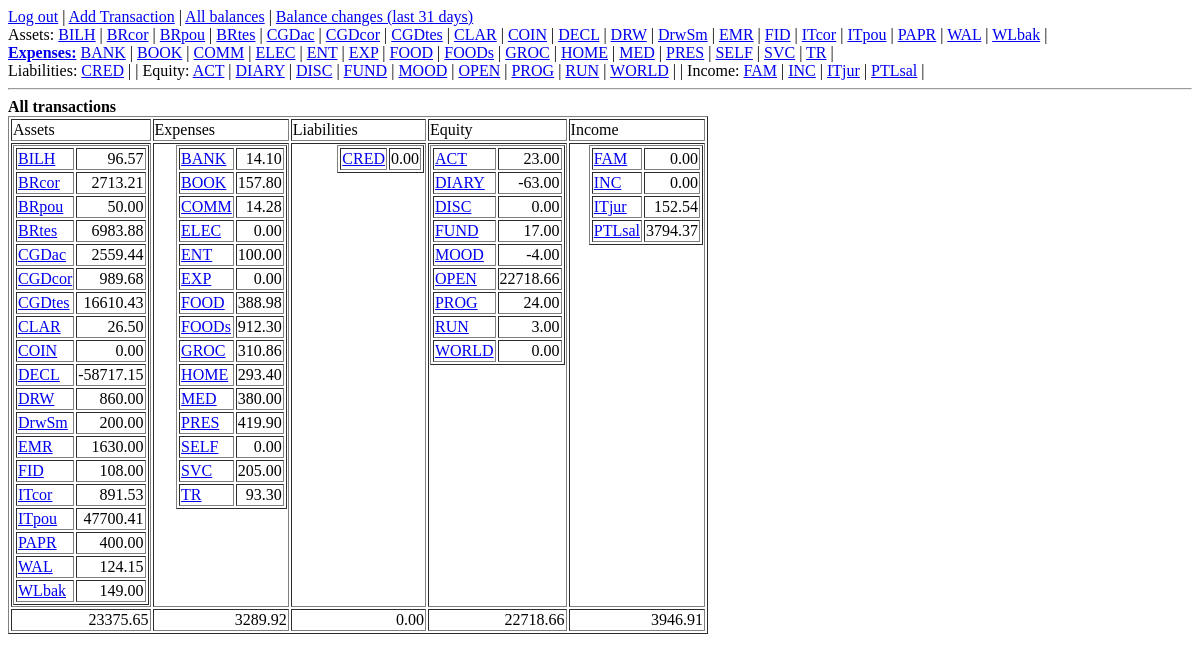
Page /alesheets/ (signed in) on the earlier database version.
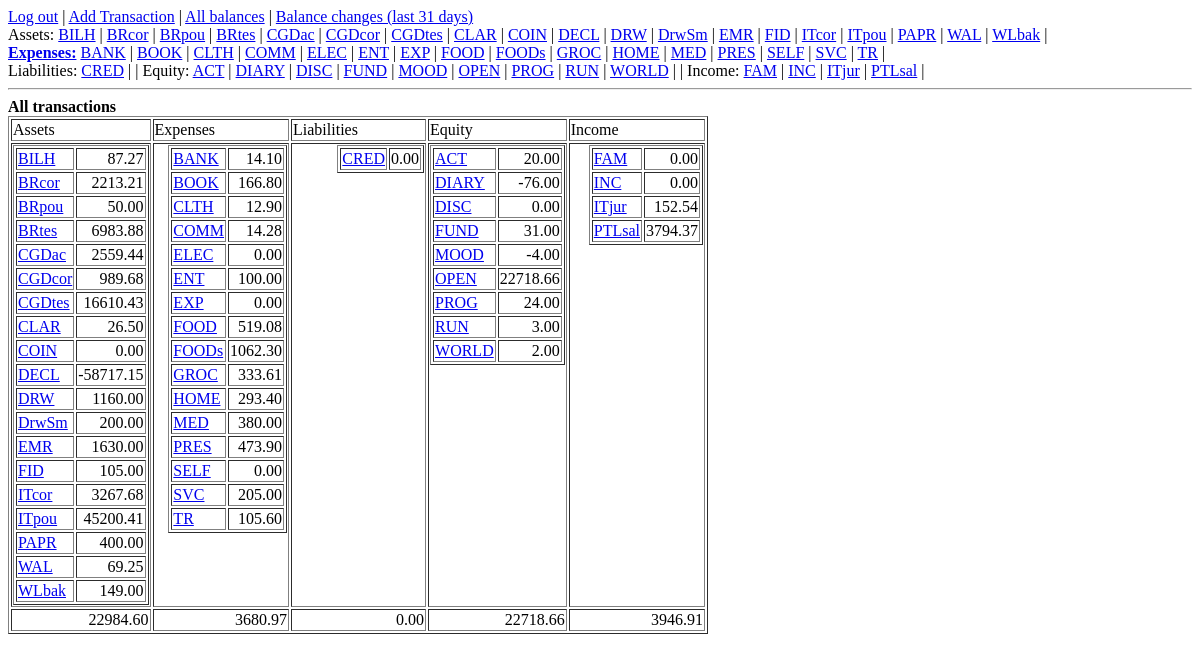
Same page on the later database version.
### alesheets/models.py (models this page shows)
class Account(models.Model):
    owner = models.ForeignKey(Owner)
    name = models.CharField(max_length=80)
    short_name = models.CharField(max_length=20)
    type = models.ForeignKey(AccountType)
    def __unicode__(self):
        return self.short_name
    def __str__(self):
        return self.__unicode__()

### alesheets/views.py (the view)
@login_required
def show_balances(request):
    asset_accounts = Account.objects.filter(type__name="Asset").order_by('short_name')
    expense_accounts = Account.objects.filter(type__name="Expense").order_by('short_name')
    liability_accounts = Account.objects.filter(type__name="Liability").order_by('short_name')
    equity_accounts = Account.objects.filter(type__name="Equity").order_by('short_name')
    income_accounts = Account.objects.filter(type__name="Income").order_by('short_name')
    account_types = [asset_accounts, expense_accounts, liability_accounts,
                     equity_accounts, income_accounts]
    type_balances = []
    type_totals = []
    for type in account_types:
        type_balances.append(map(get_balance_html, type))
        type_totals.append("%.2f" % sum(map(get_balance_value, type)))
    return render(request, 'alesheets/showbalances.html',
                  {'type_balances': type_balances,
                   'type_totals': type_totals,
                   'asset_accounts': asset_accounts,
                   'expense_accounts': expense_accounts,
                   'liability_accounts': liability_accounts,
                   'equity_accounts': equity_accounts,
                   'income_accounts': income_accounts,
                   'report_type': "All transactions", })

### alesheets/views.py (called while the page is built)
def get_balance_html(account):
    balance = 0
    debit_transactions = Transaction.objects.filter(debit=account)
    credit_transactions = Transaction.objects.filter(credit=account)
    raw_transactions = sorted(chain(debit_transactions,
                                    credit_transactions),
                              key=lambda tr: tr.date)
    for transaction in raw_transactions:
        sign = account.type.sign_modifier
        if str(transaction.credit) == str(account.short_name):
            sign *= -1
        balance += sign * transaction.value
    return '<tr><td><a href="/alesheets/account/%s/">%s</a></td><td align="right">%.2f</td></tr>' % (account.short_name, account.short_name, balance)

def get_balance_value(account):
    balance = 0
    debit_transactions = Transaction.objects.filter(debit=account)
    credit_transactions = Transaction.objects.filter(credit=account)
    raw_transactions = sorted(chain(debit_transactions,
                                    credit_transactions),
                              key=lambda tr: tr.date)
    for transaction in raw_transactions:
        sign = account.type.sign_modifier
        if str(transaction.credit) == str(account.short_name):
            sign *= -1
        balance += sign * transaction.value
    return balance

### alesheets/templates/alesheets/showbalances.html (shortened to what this page needs)
<html>
  <head>
  </head>
  <body>
    {% include "alesheets/allaccts.html" %}
    <b>
      {{ report_type}}
    </b>
    <table width="700" border="1">
      <thead>
        <td width="20%">Assets</td>
        <td width="20%">Expenses</td>
        <td width="20%">Liabilities</td>
        <td width="20%">Equity</td>
        <td width="20%">Income</td>
      </thead>
      <tbody>
        <tr>
          {% for type in type_balances %}
          <td valign="top" align="right">
            <table border="1">
              {% autoescape off %}
              {% for balance in type %}
              {{ balance }}
              {% endfor %}
              {% endautoescape %}
            </table>
          </td>
          {% endfor %}
        </tr>
        <tr>
          {% for type in type_totals %}
          <td align="right">{{ type }}</td>
          {% endfor %}
        </tr>
      </tbody>
    </table>
  </body>
</html>

### alesheets/templates/alesheets/allaccts.html
<a href="/alesheets/logout/">Log out</a> |
<a href="/admin/alesheets/transaction/add/" target="alesheets_admin">Add Transaction</a> |
<a href="/alesheets/balances">All balances</a> |
<a href="/alesheets/balchanges">Balance changes (last 31 days)</a><br>
Assets:
{% for account in asset_accounts %}
<a href="/alesheets/account/{{ account.short_name }}/">{{account.short_name }}</a> |
{% endfor %}
<br>
<a href="/alesheets/category/Expense/31/"><b>Expenses:</b></a>
{% for account in expense_accounts %}
<a href="/alesheets/account/{{ account.short_name }}/">{{account.short_name }}</a> |
{% endfor %}
<br>
Liabilities:
{% for account in liability_accounts %}
<a href="/alesheets/account/{{ account.short_name }}/">{{account.short_name }}</a> |
{% endfor %}
| Equity:
{% for account in equity_accounts %}
<a href="/alesheets/account/{{ account.short_name }}/">{{account.short_name }}</a> |
{% endfor %}
| Income:
{% for account in income_accounts %}
<a href="/alesheets/account/{{ account.short_name }}/">{{account.short_name }}</a> |
{% endfor %}
<hr>

Differences in the rows shown:
added Account: short_name "CLTH"
now on one of the page's lists (row unchanged): Account: owner "WORLD 2.00"
Other differences:
list line gone: "BILH 96.57 BRcor 2713.21 DRW 860.00 FID 108.00 ITcor 891.53 ITpou 47700.41 WAL 124.15"
new list line: "BILH 87.27 BRcor 2213.21 DRW 1160.00 FID 105.00 ITcor 3267.68 ITpou 45200.41 WAL 69.25"
list line gone: "BOOK 157.80 FOOD 388.98 FOODs 912.30 GROC 310.86 PRES 419.90 TR 93.30"
new list line: "BOOK 166.80 CLTH 12.90 FOOD 519.08 FOODs 1062.30 GROC 333.61 PRES 473.90 TR 105.60"
list line gone: "ACT 23.00 DIARY -63.00 FUND 17.00 WORLD 0.00"
new list line: "ACT 20.00 DIARY -76.00 FUND 31.00"
new list line: "22984.60"
new list line: "3680.97"
list line gone: "23375.65"
list line gone: "3289.92"
